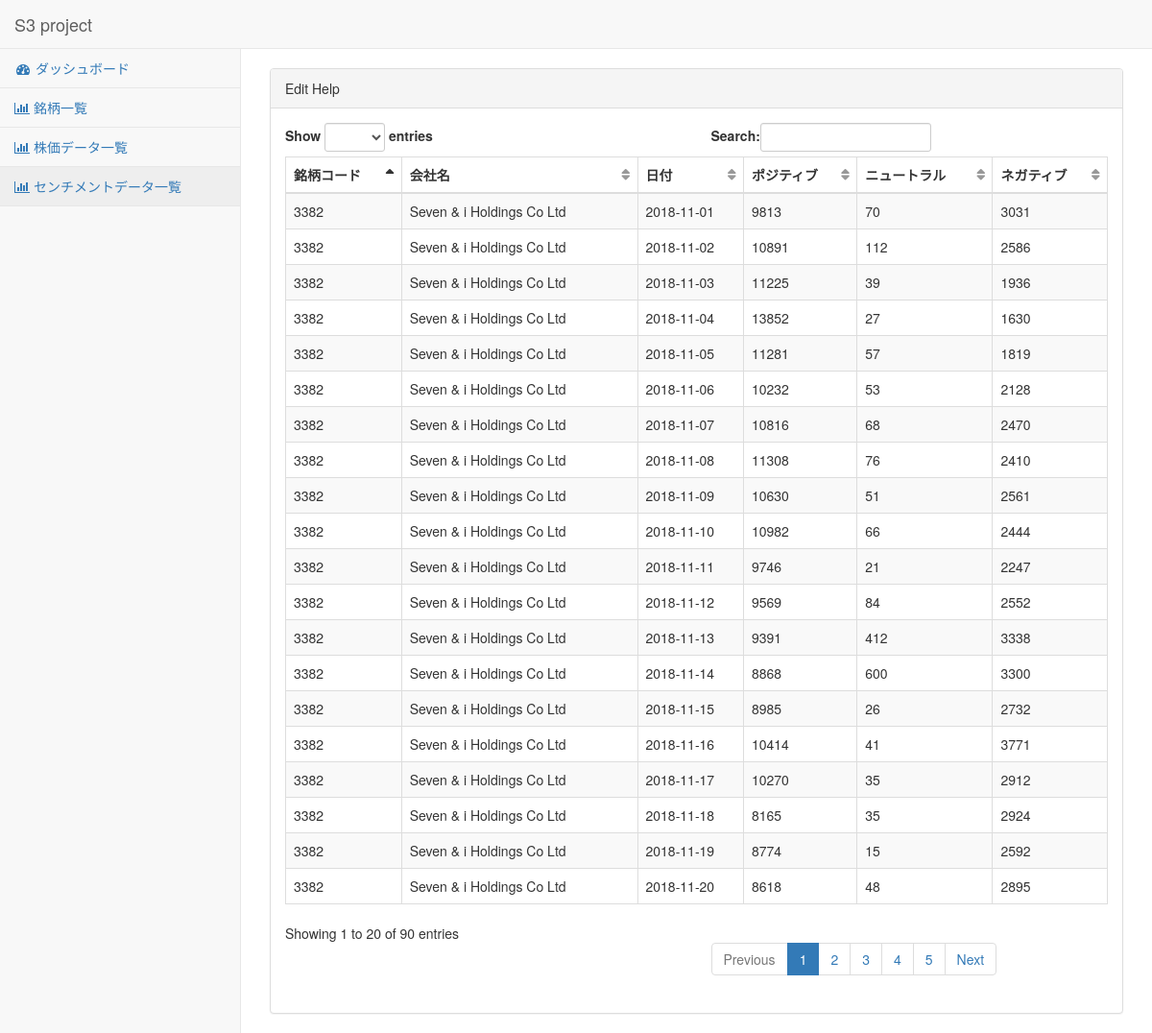
Page /sentiment_list/ on the committed database.
### s3/models.py (models this page shows)
class Sentiment(models.Model):
    code = models.CharField(max_length=4)
    name = models.CharField(max_length=128)
    date = models.CharField(max_length=10)
    positive = models.IntegerField()
    neutral = models.IntegerField()
    negative = models.IntegerField()

### s3/views.py (the view)
# urls.py: path('sentiment_list/', s3_view.SentimentListView.as_view()),
class SentimentListView(TemplateView):
    template_name = "sentiment_list.html"
    def get(self, request, *args, **kwargs):
        context = super(SentimentListView, self).get_context_data(**kwargs)
        sentiment = Sentiment.objects.all()  # DBからオブジェクトを取得
        context['sentiment'] = sentiment  # 別の入れ物に入れる
        return render(self.request, self.template_name, context)

### s3/templates/sentiment_list.html (shortened to what this page needs)
{% extends "base.html" %}
{% load staticfiles %}
      {% block body %}
      <div id="wrapper">
        <div id="page-wrapper">
          <div class="row">
            <div class="col-lg-6 full-width margin-top-20percent" >
              <div class="panel panel-default full-width">
                <div class="panel-heading">
                  Edit Help
                </div>
                <div class="panel-body full-width full-height">
                  <table id="sentiment-list-table" class="table table-striped table-bordered table-hover dataTable no-footer dtr-inline full-width">
                    <thead>
                      <tr>
                        <th>銘柄コード</th>
                        <th>会社名</th>
                        <th>日付</th>
                        <th>ポジティブ</th>
                        <th>ニュートラル</th>
                        <th>ネガティブ</th>
                      </tr>
                    </thead>
                    <tbody>
                    {% for st in sentiment %}
                      <tr>
                        <td>{{st.code}}</td>
                        <td>{{st.name}}</td>
                        <td>{{st.date}}</td>
                        <td>{{st.positive}}</td>
                        <td>{{st.neutral}}</td>
                        <td>{{st.negative}}</td>
                      </tr>
                    {% endfor %}
                    </tbody>
                  </table>
                </div>
              </div>
            </div>
          </div>
        </div>
      </div>
      {% endblock %}/html>

### static/s3/css/structure.css (style rules this page uses)
.full-height { height: 100%; }
.full-width { width: 100%; }
.margin-top-20percent { margin-top: 20px; }

### rows in the picture
Sentiment: code "3382", name "Seven & i Holdings Co Ltd", date "2018-11-01", positive "9813", neutral "70", negative "3031"
Sentiment: code "3382", name "Seven & i Holdings Co Ltd", date "2018-11-02", positive "10891", neutral "112", negative "2586"
Sentiment: code "3382", name "Seven & i Holdings Co Ltd", date "2018-11-03", positive "11225", neutral "39", negative "1936"
Sentiment: code "3382", name "Seven & i Holdings Co Ltd", date "2018-11-04", positive "13852", neutral "27", negative "1630"
Sentiment: code "3382", name "Seven & i Holdings Co Ltd", date "2018-11-05", positive "11281", neutral "57", negative "1819"
Sentiment: code "3382", name "Seven & i Holdings Co Ltd", date "2018-11-06", positive "10232", neutral "53", negative "2128"
Sentiment: code "3382", name "Seven & i Holdings Co Ltd", date "2018-11-07", positive "10816", neutral "68", negative "2470"
Sentiment: code "3382", name "Seven & i Holdings Co Ltd", date "2018-11-08", positive "11308", neutral "76", negative "2410"
Sentiment: code "3382", name "Seven & i Holdings Co Ltd", date "2018-11-09", positive "10630", neutral "51", negative "2561"
Sentiment: code "3382", name "Seven & i Holdings Co Ltd", date "2018-11-10", positive "10982", neutral "66", negative "2444"
Sentiment: code "3382", name "Seven & i Holdings Co Ltd", date "2018-11-11", positive "9746", neutral "21", negative "2247"
Sentiment: code "3382", name "Seven & i Holdings Co Ltd", date "2018-11-12", positive "9569", neutral "84", negative "2552"
Sentiment: code "3382", name "Seven & i Holdings Co Ltd", date "2018-11-13", positive "9391", neutral "412", negative "3338"
Sentiment: code "3382", name "Seven & i Holdings Co Ltd", date "2018-11-14", positive "8868", neutral "600", negative "3300"
Sentiment: code "3382", name "Seven & i Holdings Co Ltd", date "2018-11-15", positive "8985", neutral "26", negative "2732"
Sentiment: code "3382", name "Seven & i Holdings Co Ltd", date "2018-11-16", positive "10414", neutral "41", negative "3771"
Sentiment: code "3382", name "Seven & i Holdings Co Ltd", date "2018-11-17", positive "10270", neutral "35", negative "2912"
Sentiment: code "3382", name "Seven & i Holdings Co Ltd", date "2018-11-18", positive "8165", neutral "35", negative "2924"
Sentiment: code "3382", name "Seven & i Holdings Co Ltd", date "2018-11-19", positive "8774", neutral "15", negative "2592"
Sentiment: code "3382", name "Seven & i Holdings Co Ltd", date "2018-11-20", positive "8618", neutral "48", negative "2895"
